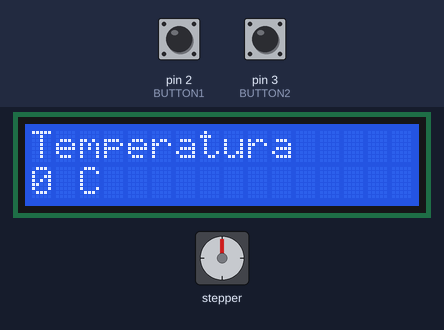
Simulated run of this sketch. Board: Arduino Uno, built with avr-gcc and run on an emulated ATmega328P. On the bench: stepper motor, 16×2 character LCD. Wiring (inferred from the names in the program): stepper motor driver (200 steps per turn assumed): step pin 5; direction pin 4. The test bench sets the inputs (shaded band); at power-on: pin 2 (BUTTON1) LOW, pin 3 (BUTTON2) LOW.

Above: at 3.2 s.
3.3 s: pin 2 (BUTTON1) pulled HIGH for 0.15 s
At 3.8 s:
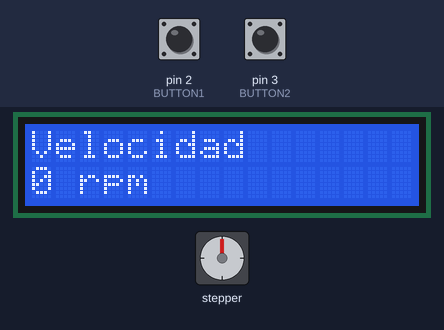
4.9 s: pin 2 (BUTTON1) pulled HIGH for 1 s
At 6.2 s:
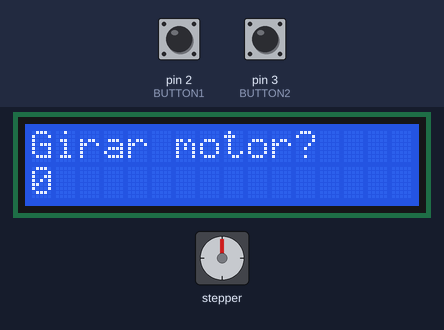
7.4 s: pin 3 (BUTTON2) pulled HIGH for 0.15 s
At 8.1 s:
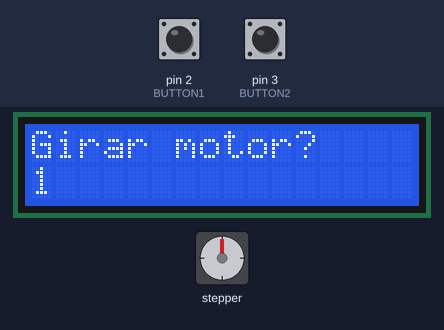
9.0 s: pin 3 (BUTTON2) pulled HIGH for 1 s
At 9.3 s:
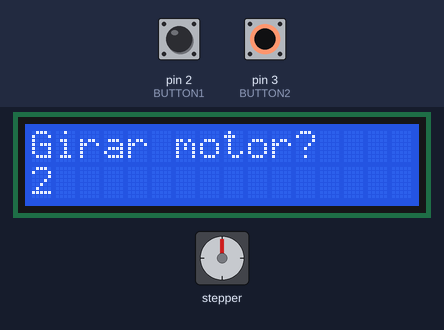
11.5 s: pin 2 (BUTTON1) pulled HIGH for 3.2 s
At 12.4 s:
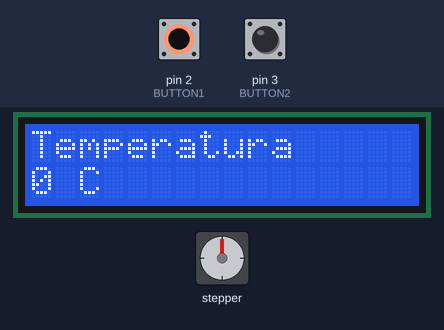
Timing chart, 0 to 14.5 s (numbered marks = the images above; inputs shaded):
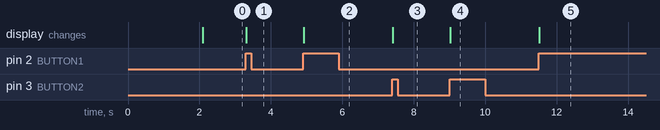

Measured:
- after the input at 3.3 s, the display: changes at once (image 1)
- after the input at 4.9 s, the display: changes at once (image 2)
- after the input at 7.4 s, the display: changes at once (image 3)
- after the input at 9.0 s, the display: changes at once (image 4)
- after the input at 11.5 s, the display: changes at once (image 5)

The sketch:

Extrumento.ino
```cpp
#include "Arduino.h"

/*****************************************************************************/
/*                                                                           */
/* Extrumento                                                                */
/*                                                                           */
/*****************************************************************************/
/*                                                                           */
/* Description:                                                              */
/*                                                                           */
/* An Arduino-based project for creating 3D printer filament.                */
/*                                                                           */
/*****************************************************************************/

#include <Wire.h>
#include <LiquidCrystal_I2C.h>
#include <AccelStepper.h>

// Defines
#define BUTTON1 2
#define BUTTON2 3

// Pins
const int dirPin = 4;
const int stepPin = 5;

// Instantiations
LiquidCrystal_I2C myLcd( 0x27, 16, 2 );

// Menu logic
const int numOfPages = 3;
volatile int currentPage = 0;
volatile int parameters[ numOfPages ];
volatile bool screenChanged = true;
String screens[ numOfPages ][ 2 ] =
{
{ "Temperatura", "C" },
{ "Velocidad", "rpm" },
{ "Girar motor?", "" } };

volatile bool stepperSpinning = false;

/*****************************************************************************/
/*                                                                           */
/*                                                                           */
/* setup()                                                                   */
/*                                                                           */
/*                                                                           */
/*****************************************************************************/
void setup()
{
    pinMode( BUTTON1, INPUT );
    pinMode( BUTTON2, INPUT );
    pinMode( stepPin, OUTPUT );
    pinMode( dirPin, OUTPUT );

    attachInterrupt( 0, button1isr, RISING );
    attachInterrupt( 1, button2isr, RISING );

    Wire.begin();
    myLcd.begin( 16, 2 );

    myLcd.backlight();
    myLcd.print( "Extrumento v0.2" );
    delay( 2000 );
}

/*****************************************************************************/
/*                                                                           */
/*                                                                           */
/* loop()                                                                    */
/*                                                                           */
/*                                                                           */
/*****************************************************************************/
void loop()
{
    if( screenChanged ) printMenu();
    if (stepperSpinning == true ) spinStepper();
    //testStepper();
}

/*****************************************************************************/
/*                                                                           */
/* spinStepper()                                                             */
/*                                                                           */
/*****************************************************************************/
void spinStepper()
{
    if( stepperSpinning == false )
    {
        stepperSpinning = true;
        myLcd.clear();
        myLcd.print( "Motor girando!" );
    }
    while(stepperSpinning == true)
    {
        digitalWrite( stepPin, HIGH );
        delayMicroseconds( 500 );
        digitalWrite( stepPin, LOW );
        delayMicroseconds( 500 );
    }
}

/*****************************************************************************/
/*                                                                           */
/* printMenu()                                                               */
/*                                                                           */
/*****************************************************************************/
void printMenu()
{
    //noInterrupts(); // disable interrupts momentarily in case the screen tries to access the variables while they're being modified.

    myLcd.clear();
    myLcd.print( screens[ currentPage ][ 0 ] );
    myLcd.setCursor( 0, 1 );
    myLcd.print( parameters[ currentPage ] );
    myLcd.print( " " );
    myLcd.print( screens[ currentPage ][ 1 ] );
    screenChanged = false;

    //interrupts();
}

/*****************************************************************************/
/*                                                                           */
/* button1isr()                                                              */
/*                                                                           */
/*****************************************************************************/
void button1isr()
{
    if( stepperSpinning == true )
    {
        stepperSpinning = false;
        screenChanged = true;
    }
    if( currentPage == numOfPages - 1 ) currentPage = 0;
    else currentPage++;
    screenChanged = true;
}

/*****************************************************************************/
/*                                                                           */
/* button2isr()                                                              */
/*                                                                           */
/*****************************************************************************/
void button2isr()
{
    if( stepperSpinning == true )
    {
        stepperSpinning = false;
        screenChanged = true;
    }
    parameters[ currentPage ]++;
    screenChanged = true;
}

/*****************************************************************************/
/*                                                                           */
/* testStepper()                                                             */
/*                                                                           */
/*****************************************************************************/
void testStepper()
{
    digitalWrite( dirPin, HIGH );

    for( int x = 0; x < 200; x++ )
    {
        digitalWrite( stepPin, HIGH );
        delayMicroseconds( 500 );
        digitalWrite( stepPin, LOW );
        delayMicroseconds( 500 );
    }
    delay( 1000 );

    digitalWrite( dirPin, LOW );

    for( int x = 0; x < 400; x++ )
    {
        digitalWrite( stepPin, HIGH );
        delayMicroseconds( 500 );
        digitalWrite( stepPin, LOW );
        delayMicroseconds( 500 );
    }
    delay( 1000 );
}
```
